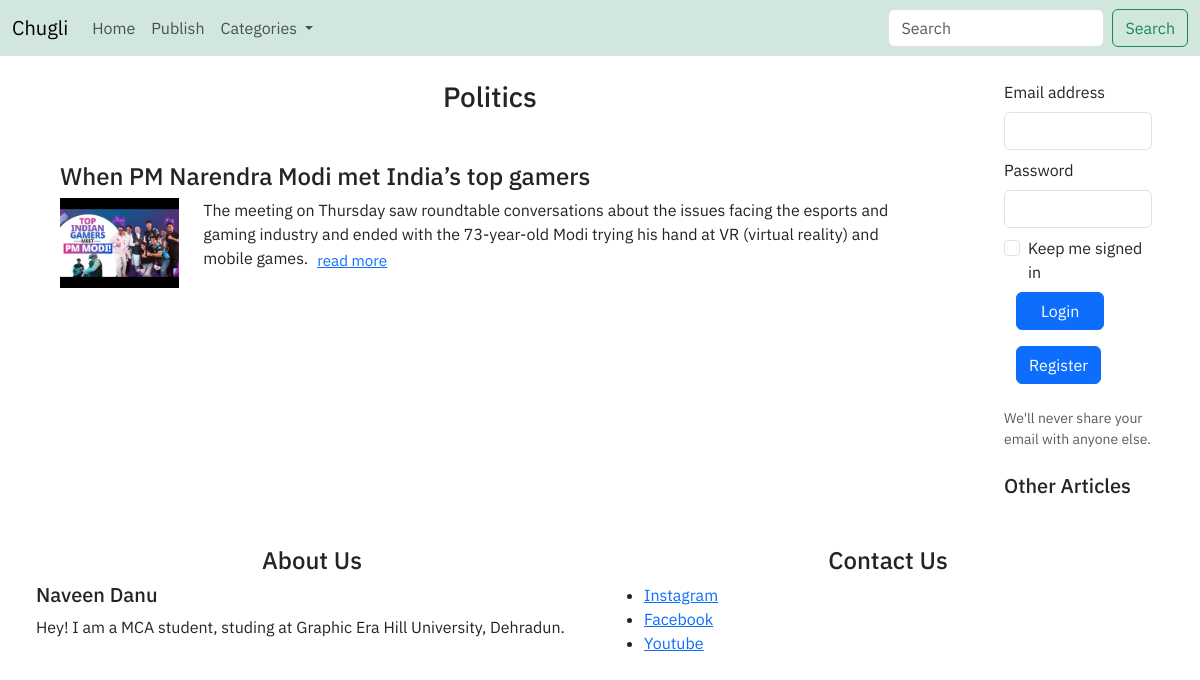
Page /category_page.php?category=politics on the committed database.
### tables this page shows
CREATE TABLE `articles` (
  `a_id` int(11) NOT NULL,
  `title` text NOT NULL,
  `author` varchar(50) NOT NULL,
  `description` text NOT NULL,
  `article` text NOT NULL,
  `image` text NOT NULL,
  `category` text NOT NULL,
  `status` text NOT NULL
);

### login.php (called while the page is built, shortened)
<?php
$login = '';
?>

### category_page.php (the view, shortened to what this page needs)
<?php
include 'login.php';
$query = "select * from articles where category = '" . $_GET['category'] . "' and status = 'published'";
$result = mysqli_query($conn, $query);
?>
<!DOCTYPE html>
<html lang="en">
<head>
    <link href="https://cdn.jsdelivr.net/npm/bootstrap@5.3.3/dist/css/bootstrap.min.css" rel="stylesheet">
</head>
<body style='font-family: "IBM Plex Sans", sans-serif;'>
    <nav class="navbar navbar-expand-lg bg-success-subtle">
        <div class="container-fluid">
            <a class="navbar-brand" href="index.php<?php
                                                    if ($login != 'fail' && $login != '') {
                                                        echo '?login=' . $login;
                                                    }
                                                    ?>">Chugli</a>
            <div class="collapse navbar-collapse" id="navbarSupportedContent">
                <ul class="navbar-nav me-auto mb-2 mb-lg-0">
                    <li class="nav-item">
                        <a class="nav-link" aria-current="page" href="index.php<?php
                                                                                if ($login != 'fail' && $login != '') {
                                                                                    echo '?login=' . $login;
                                                                                }
                                                                                ?>">Home</a>
                    </li>
                    <li class="nav-item">
                        <a class="nav-link" href="publish.php<?php
                                                                if ($login != 'fail' && $login != '') {
                                                                    echo '?login=' . $login;
                                                                }
                                                                ?>">Publish</a>
                    </li>
                    <li class="nav-item dropdown">
                        <a class="nav-link dropdown-toggle" href="#" role="button" data-bs-toggle="dropdown" aria-expanded="false">
                            Categories
                        </a>
                    </li>
                </ul>
                <div class="d-flex">
                    <form class="d-flex" role="search" action='search_page.php<?php
                                                                                if ($login != 'fail' && $login != '') {
                                                                                    echo '?login=' . $login;
                                                                                }
                                                                                ?>' method='post'>
                        <input class="form-control me-2" name='search' type="search" placeholder="Search" aria-label="Search">
                        <button class="btn btn-outline-success" type="submit">Search</button>
                    </form>
                </div>
            </div>
        </div>
    </nav>
    <div class="container-fluid my-3 row">
        <section class="container col-10">
            <h3 class="h3 mb-4 mt-2 text-center"><?php echo ucfirst($_GET['category']); ?></h3>
            <?php
            while ($rows = mysqli_fetch_assoc($result)) {
                echo '<article class="container-fluid row my-5 px-5">
                    <h4 class="h4">' . $rows['title'] . '</h4>
                    <div class="container col-sm-2"><img src=' . $rows['image'] . ' width = 100%></img></div>
                    <div class="container col-sm-10"><p>' . $rows['description'] . '<button type="button" class="btn btn-link"
                    style="--bs-btn-padding-y: .05rem; --bs-btn-padding-x: .5rem; --bs-btn-font-size: .95rem;"><a href="complete_article.php?a_id=' . $rows['a_id'] . '">read more</a></button></p></div>
                    </article>';
            }
            ?>
        </section>
        <aside class="container-fluid col-2">
            <div class='container-fluid mt-2 mb-4' style="<?php
                                                            if ($login != 'fail' && $login != '') {
                                                                echo 'display: none;';
                                                            }
                                                            ?>">
                <form role='login' action='' method='post'>
                    <div class="mb-2">
                        <label for="exampleInputEmail1" class="form-label">Email address</label>
                        <input type="email" name='email' class="form-control" id="exampleInputEmail1" aria-describedby="emailHelp">
                    </div>
                    <div class="mb-2">
                        <label for="exampleInputPassword1" class="form-label">Password</label>
                        <input type="password" name='password' class="form-control" id="exampleInputPassword1">
                    </div>
                    <div class="mb-2 form-check">
                        <input type="checkbox" class="form-check-input" id="exampleCheck1">
                        <label class="form-check-label" for="exampleCheck1">Keep me signed in</label>
                    </div>
                    <div class="container-fluid mb-2">
                        <button type="submit" class="btn btn-primary mb-3 px-4">Login</button>
                        <a href="registration.php<?php
                                                    if ($login != 'fail' && $login != '') {
                                                        echo '?login=' . $login;
                                                    }
                                                    ?>"><button type="button" class="btn btn-primary mb-3">Register</button></a>
                    </div>
                    <div id="emailHelp" class="form-text">We'll never share your email with anyone else.</div>
                </form>
            </div>
            <div class="container-fluid mt-2">
                <h5 class="h5">Other Articles</h5>
            </div>
        </aside>
    </div>
    <div class="container-fluid position-realtive bottom-0 end-0 text-start">
        <div class="row align-items p-4">
            <div class="col position-relative">
                <h4 class="h4 text-center">About Us</h4>
                <h5 class='h5'>Naveen Danu</h5>
                <p>Hey! I am a MCA student, studing at Graphic Era Hill University, Dehradun.</p>
            </div>
            <div class="col">
                <h4 class="h4 text-center">Contact Us</h4>
                <ul>
                    <li><a href="#">Instagram</a></li>
                    <li><a href="#">Facebook</a></li>
                    <li><a href="#">Youtube</a></li>
                </ul>
            </div>
        </div>
    </div>
</body>
</html>

### rows in the picture
articles: title "When PM Narendra Modi met India’s top gamers", image (picture), description "The meeting on Thursday saw roundtable conversations about the issues facing the esports and gaming industry and ended with the 73-year-old Modi trying his hand at VR (virtual reality) and mobile games."

### other values in the picture
$_GET['category'] "Politics"
